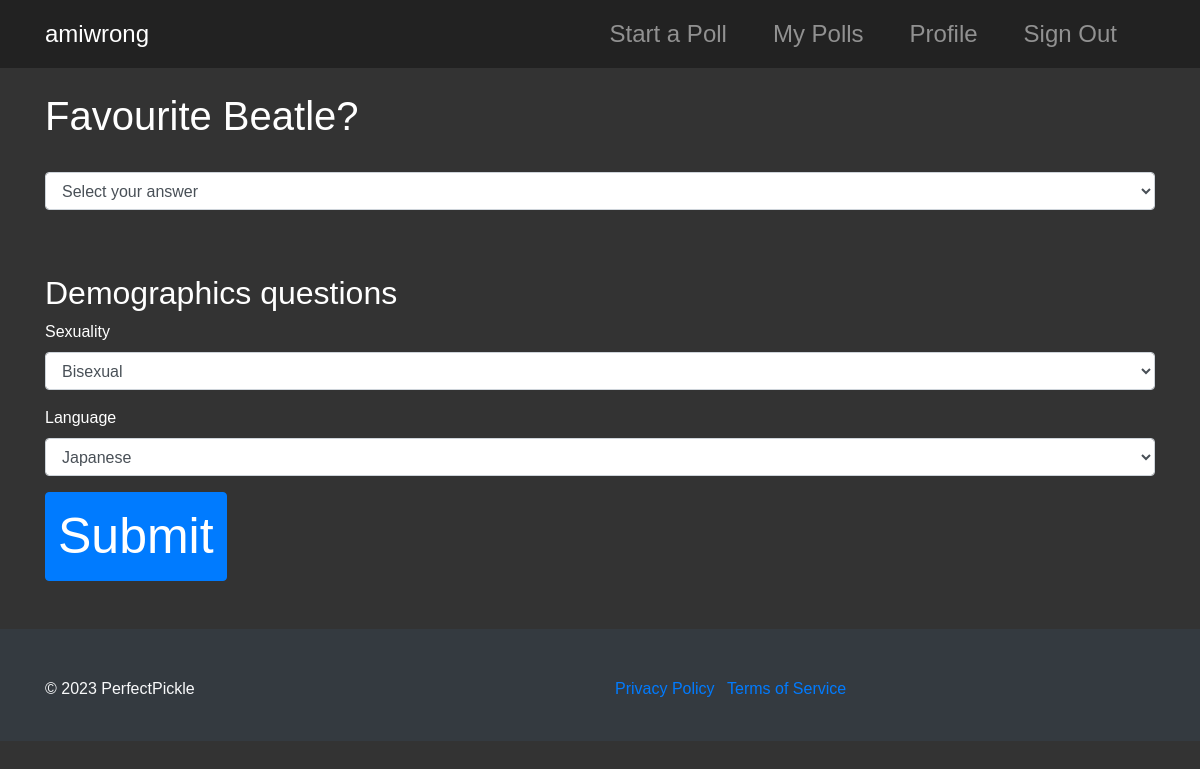
Screenshot of /poll/zYbmImwKxFt (signed in) with the database file from the repository.
### tables this page shows
CREATE TABLE polls (
    id INTEGER PRIMARY KEY AUTOINCREMENT NOT NULL,
    user_id INTEGER NOT NULL,
    unique_id TEXT NOT NULL UNIQUE,
    question TEXT NOT NULL,
    assumption TEXT,
    creation_date DATETIME NOT NULL DEFAULT CURRENT_TIMESTAMP,
    FOREIGN KEY (user_id) REFERENCES users(id)
);

CREATE TABLE demographics_options (
    id INTEGER PRIMARY KEY AUTOINCREMENT NOT NULL,
    poll_id INTEGER NOT NULL,
    demographic TEXT NOT NULL,

    FOREIGN KEY (poll_id) REFERENCES polls(id)
);

### app.py (the view)
@app.route("/poll/<unique_id>", methods=["GET", "POST"])
def view_poll(unique_id):
    poll = get_poll(unique_id)
    print(unique_id)
    if not poll:
        abort(404)
    if request.method == "POST":
        poll_answer = request.form.get("pollChoice")
        if poll_answer not in poll["choices"]:
            flash("Invalid answer")
            return redirect(f'/poll/{unique_id}')
        poll_answer_id = get_answer_id(poll_answer, poll["id"])
        demo_answers = {}
        for d in poll["demographics"].keys():
            demo_answers[d] = request.form.get(d)
            match str(d).lower():
                case "age":
                    try:
                        if int(demo_answers[d]) <= 0 or int(demo_answers[d]) >= 130:
                            flash("Invalid age entered")
                            return redirect(f'/poll/{unique_id}')
                    except:
                        flash("Invalid age entered")
                        return redirect(f'/poll/{unique_id}')
                case "country":
                    if demo_answers[d] not in countries:
                        flash("Invalid demographic data submitted")
                        return redirect(f'/poll/{unique_id}')
                case "gender":
                    if demo_answers[d] not in gender_options:
                        flash("Invalid demographic data submitted")
                        return redirect(f'/poll/{unique_id}')
                case "sexuality":
                    if demo_answers[d] not in sexualities:
                        flash("Invalid demographic data submitted")
                        return redirect(f'/poll/{unique_id}')
                case "politics":
                    if demo_answers[d] not in politics_options:
                        flash("Invalid demographic data submitted")
                        return redirect(f'/poll/{unique_id}')
                case "language":
                    if demo_answers[d] not in languages:
                        flash("Invalid demographic data submitted")
                        return redirect(f'/poll/{unique_id}')
                case _:
                    flash("Invalid demographic category submitted")
                    return redirect(f'/poll/{unique_id}')
            if demo_answers[d] == "":
                demo_answers.pop(d, None)  # remove nonresponse
        for d in poll["custom_demographics"]:
            demo_answer = request.form.get(d)
            if demo_answer:
                demo_answers[d] = demo_answer
            else:
                demo_answers.pop(d, None)  # remove nonresponse
        connection = sqlite3.connect("amiwrong.db")
        cursor = connection.cursor()
        try:
            cursor.execute("INSERT INTO votes (user_id, poll_id, chosen_answer_id) VALUES (?, ?, ?)",
                           (session["user_id"], poll["id"], poll_answer_id))
            vote_id = cursor.lastrowid
            for demographic, response in demo_answers.items():
                demographic_option_id = get_demographic_option_id(demographic, poll["id"])
                if demographic_option_id is not None:
                    cursor.execute("INSERT INTO demographics_responses (vote_id, demographic_option_id, demographic_response) VALUES (?, ?, ?)",
                                   (vote_id, demographic_option_id, response))
            connection.commit()
        except sqlite3.Error as e:
            connection.rollback()
            flash("An error occurred while saving your vote.")
            return redirect(f'/poll/{unique_id}')
        finally:
            cursor.close()
            connection.close()
        return redirect(f'/poll/{unique_id}')
    else:
        votes = get_vote_count(unique_id)
        if 'user_id' not in session:
            return render_template('poll_results.html', poll=poll, votes=votes)
        connection = sqlite3.connect("amiwrong.db")
        cursor = connection.cursor()
        vote_check = cursor.execute("SELECT COUNT(*) FROM votes WHERE user_id = ? AND poll_id = ?", (session["user_id"], poll["id"])).fetchone()[0]
        if vote_check > 0:
            user_choice = cursor.execute("""
                SELECT answers.answer
                FROM votes
                JOIN answers ON votes.chosen_answer_id = answers.id
                JOIN polls ON votes.poll_id = polls.id
                WHERE votes.user_id = ? AND polls.unique_id = ?;
                """, (session["user_id"], unique_id)).fetchone()[0]
        else:
            user_choice = None
        cursor.close()
        connection.close()
        profile = get_profile(session["user_id"])
        if vote_check > 0:
            return render_template('poll_results.html', poll=poll, votes=votes, user_choice=user_choice)
        else:
            print(poll)
            return render_template('poll.html', poll=poll, profile=profile)

### app.py (called while the page is built)
def dict_factory(cursor, row):
    fields = [column[0] for column in cursor.description]
    return {key: value for key, value in zip(fields, row)}

def get_profile(user_id):
    connection = sqlite3.connect("amiwrong.db")
    connection.row_factory = dict_factory
    cursor = connection.cursor()
    try:
        profile = cursor.execute("SELECT * FROM profiles WHERE user_id=?;", (user_id,)).fetchone()
        try:
            age = int(profile.get("age"))
            if age <= 0 or age > 120:
                raise Exception("No valid age in profile")
            profile["age"] = age
        except:
            profile["age"] = ""
    except:
        profile = False
    cursor.close()
    connection.close()
    return profile

@app.after_request
def after_request(response):
    response.headers["Cache-Control"] = "no-cache, no-store, must-revalidate, max-age=0"
    response.headers["Expires"] = 0
    response.headers["Pragma"] = "no-cache"
    return response

### templates/poll.html (shortened to what this page needs)
{% extends "layout.html" %}  {% block main %}
<h1>{{ poll["question"] }}</h1>
<br />
<form action="/poll/{{ poll['unique_id'] }}" method="post">
  <div class="form-group">
    <select class="form-control" id="pollChoice" name="pollChoice">
      <option value="" selected disabled>Select your answer</option>
    </select>
  </div>
  <br />
  <br />
  <h2>Demographics questions</h2>
{% for demo, options in poll["demographics"].items() %}
  <div class="form-group">
    {% set demo_key = demo.lower() %}
    <label for="{{ demo }}">{{ demo }}</label>
    {% if demo == "Age" %}
      <input type="text" class="form-control" id="{{ demo }}" name="{{ demo }}" value="{{ profile[demo_key] if profile[demo_key] != 'NULL' else '' }}" />
    {% else %}
      <select class="form-control" id="{{ demo }}" name="{{ demo }}">
        {% for option in options %}
          <option value="{{ option }}" {% if profile[demo_key]|string == option|string %}selected{% endif %}>{{ option }}</option>
        {% endfor %}
      </select>
    {% endif %}
  </div>
{% endfor %}
  <button type="submit" class="btn btn-primary">Submit</button>
</form>
 {% endblock %}

### static/css/styles.css (style rules this page uses)
.btn { font-size: 50px; }

### templates/layout.html (style rules this page uses)
body { background-color: #333; color: #fff; font-family: "Circular Std", sans-serif; }

### rows the page displays
polls: question "Favourite Beatle?"
demographics_options: demographic "Sexuality"
demographics_options: demographic "Language"

### other values shown
form field Sexuality "Bisexual"
form field Language "Japanese"
